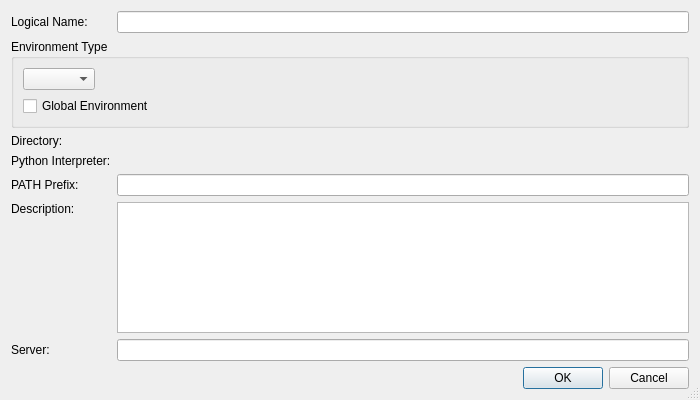
<?xml version="1.0" encoding="UTF-8"?>
<ui version="4.0">
 <class>VirtualenvAddEditDialog</class>
 <widget class="QDialog" name="VirtualenvAddEditDialog">
  <property name="geometry">
   <rect>
    <x>0</x>
    <y>0</y>
    <width>700</width>
    <height>400</height>
   </rect>
  </property>
  <property name="sizeGripEnabled">
   <bool>true</bool>
  </property>
  <layout class="QGridLayout" name="gridLayout">
   <item row="0" column="0">
    <widget class="QLabel" name="label">
     <property name="text">
      <string>Logical Name:</string>
     </property>
    </widget>
   </item>
   <item row="0" column="1">
    <widget class="QLineEdit" name="nameEdit">
     <property name="toolTip">
      <string>Enter a unique name for the virtual environment</string>
     </property>
     <property name="clearButtonEnabled">
      <bool>true</bool>
     </property>
    </widget>
   </item>
   <item row="1" column="0" colspan="2">
    <widget class="QGroupBox" name="groupBox">
     <property name="title">
      <string>Environment Type</string>
     </property>
     <layout class="QVBoxLayout" name="verticalLayout">
      <item>
       <layout class="QHBoxLayout" name="horizontalLayout">
        <item>
         <widget class="QComboBox" name="environmentTypeComboBox">
          <property name="toolTip">
           <string>Select the environment type.</string>
          </property>
         </widget>
        </item>
        <item>
         <widget class="QLabel" name="ericServerInfoLabel">
          <property name="sizePolicy">
           <sizepolicy hsizetype="Expanding" vsizetype="Preferred">
            <horstretch>0</horstretch>
            <verstretch>0</verstretch>
           </sizepolicy>
          </property>
         </widget>
        </item>
       </layout>
      </item>
      <item>
       <widget class="QCheckBox" name="globalCheckBox">
        <property name="toolTip">
         <string>Select,if this is a global environment (i.e. no virtual environment directory to be given)</string>
        </property>
        <property name="whatsThis">
         <string>&lt;b&gt;Global Environment&lt;/b&gt;
&lt;p&gt;Setting this indicates, that the environment is defined globally, i.e. not user specific. Usually such environments cannot be deleted by a standard user. The respective button of the Virtual Environment Manager dialog will be disabled for these entries.&lt;/p&gt;</string>
        </property>
        <property name="text">
         <string>Global Environment</string>
        </property>
       </widget>
      </item>
     </layout>
    </widget>
   </item>
   <item row="2" column="0">
    <widget class="QLabel" name="label_2">
     <property name="text">
      <string>Directory:</string>
     </property>
    </widget>
   </item>
   <item row="2" column="1">
    <widget class="EricPathPicker" name="targetDirectoryPicker" native="true">
     <property name="sizePolicy">
      <sizepolicy hsizetype="Expanding" vsizetype="Preferred">
       <horstretch>0</horstretch>
       <verstretch>0</verstretch>
      </sizepolicy>
     </property>
     <property name="focusPolicy">
      <enum>Qt::FocusPolicy::WheelFocus</enum>
     </property>
     <property name="toolTip">
      <string>Enter the directory of the virtual environment</string>
     </property>
    </widget>
   </item>
   <item row="3" column="0">
    <widget class="QLabel" name="label_3">
     <property name="text">
      <string>Python Interpreter:</string>
     </property>
    </widget>
   </item>
   <item row="3" column="1">
    <widget class="EricPathPicker" name="pythonExecPicker" native="true">
     <property name="sizePolicy">
      <sizepolicy hsizetype="Expanding" vsizetype="Preferred">
       <horstretch>0</horstretch>
       <verstretch>0</verstretch>
      </sizepolicy>
     </property>
     <property name="focusPolicy">
      <enum>Qt::FocusPolicy::WheelFocus</enum>
     </property>
     <property name="toolTip">
      <string>Enter the Python interpreter of the virtual environment</string>
     </property>
    </widget>
   </item>
   <item row="4" column="0">
    <widget class="QLabel" name="label_5">
     <property name="text">
      <string>PATH Prefix:</string>
     </property>
    </widget>
   </item>
   <item row="4" column="1">
    <widget class="QLineEdit" name="execPathEdit">
     <property name="clearButtonEnabled">
      <bool>true</bool>
     </property>
    </widget>
   </item>
   <item row="5" column="0">
    <widget class="QLabel" name="label_4">
     <property name="text">
      <string>Description:</string>
     </property>
     <property name="alignment">
      <set>Qt::AlignmentFlag::AlignLeading|Qt::AlignmentFlag::AlignLeft|Qt::AlignmentFlag::AlignTop</set>
     </property>
    </widget>
   </item>
   <item row="5" column="1">
    <widget class="QPlainTextEdit" name="descriptionEdit"/>
   </item>
   <item row="6" column="0">
    <widget class="QLabel" name="label_6">
     <property name="text">
      <string>Server:</string>
     </property>
    </widget>
   </item>
   <item row="6" column="1">
    <widget class="QLineEdit" name="serverLineEdit">
     <property name="toolTip">
      <string>Shows the host name of the server this entry belongs to (eric-ide server environment only)</string>
     </property>
     <property name="readOnly">
      <bool>true</bool>
     </property>
    </widget>
   </item>
   <item row="7" column="0" colspan="2">
    <widget class="QDialogButtonBox" name="buttonBox">
     <property name="orientation">
      <enum>Qt::Orientation::Horizontal</enum>
     </property>
     <property name="standardButtons">
      <set>QDialogButtonBox::StandardButton::Cancel|QDialogButtonBox::StandardButton::Ok</set>
     </property>
    </widget>
   </item>
  </layout>
 </widget>
 <customwidgets>
  <customwidget>
   <class>EricPathPicker</class>
   <extends>QWidget</extends>
   <header>eric7/EricWidgets/EricPathPicker.h</header>
   <container>1</container>
  </customwidget>
 </customwidgets>
 <tabstops>
  <tabstop>nameEdit</tabstop>
  <tabstop>environmentTypeComboBox</tabstop>
  <tabstop>globalCheckBox</tabstop>
  <tabstop>targetDirectoryPicker</tabstop>
  <tabstop>pythonExecPicker</tabstop>
  <tabstop>execPathEdit</tabstop>
  <tabstop>descriptionEdit</tabstop>
  <tabstop>serverLineEdit</tabstop>
 </tabstops>
 <resources/>
 <connections>
  <connection>
   <sender>buttonBox</sender>
   <signal>accepted()</signal>
   <receiver>VirtualenvAddEditDialog</receiver>
   <slot>accept()</slot>
   <hints>
    <hint type="sourcelabel">
     <x>248</x>
     <y>254</y>
    </hint>
    <hint type="destinationlabel">
     <x>157</x>
     <y>274</y>
    </hint>
   </hints>
  </connection>
  <connection>
   <sender>buttonBox</sender>
   <signal>rejected()</signal>
   <receiver>VirtualenvAddEditDialog</receiver>
   <slot>reject()</slot>
   <hints>
    <hint type="sourcelabel">
     <x>316</x>
     <y>260</y>
    </hint>
    <hint type="destinationlabel">
     <x>286</x>
     <y>274</y>
    </hint>
   </hints>
  </connection>
 </connections>
</ui>
